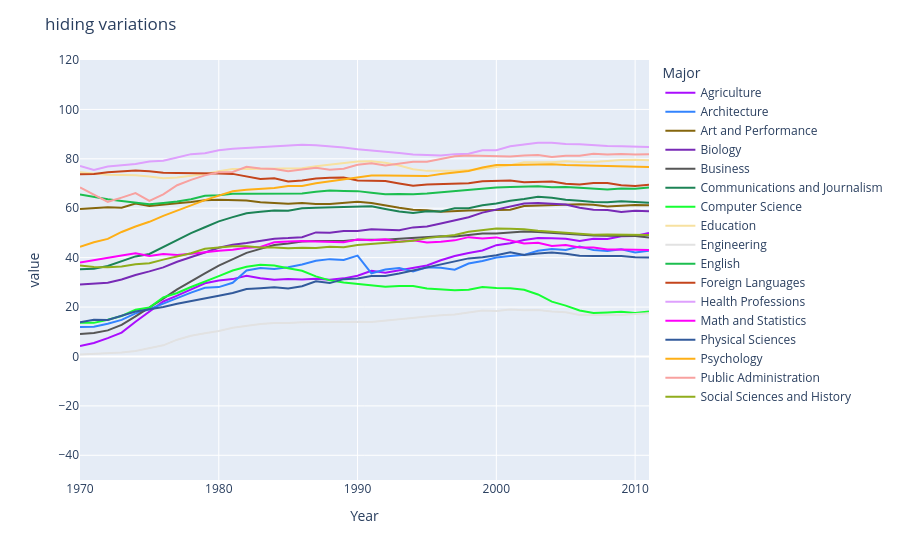

Notebook cell for this chart:
### Code cell
fig = px.line(df_melt, x='Year', y='value',color="Major",color_discrete_sequence=px.colors.qualitative.Alphabet)
fig.update_layout(title='hiding variations', yaxis=dict(range=[-50, 120]))
fig.show()

### Figure 1 — Plotly figure (JSON) as saved in the notebook; plotly's stock layout.template omitted (floating-point values rounded to 4 significant figures)
{"data": [{"hovertemplate": "Major=Agriculture<br>Year=%{x}<br>value=%{y}<extra></extra>", "legendgroup": "Agriculture", "line": {"color": "#AA0DFE", "dash": "solid"}, "marker": {"symbol": "circle"}, "mode": "lines", "name": "Agriculture", "orientation": "v", "showlegend": true, "type": "scatter", "x": [1970, 1971, 1972, 1973, 1974, 1975, 1976, 1977, 1978, 1979, 1980, 1981, 1982, 1983, 1984, 1985, 1986, 1987, 1988, 1989, 1990, 1991, 1992, 1993, 1994, 1995, 1996, 1997, 1998, 1999, 2000, 2001, 2002, 2003, 2004, 2005, 2006, 2007, 2008, 2009, 2010, 2011], "xaxis": "x", "y": [4.23, 5.453, 7.421, 9.654, 14.07, 18.33, 22.25, 24.64, 27.15, 29.63, 30.76, 31.32, 32.64, 31.64, 31.09, 31.38, 31.2, 31.49, 31.09, 31.61, 32.7, 34.71, 33.93, 34.95, 36.03, 36.84, 38.97, 40.69, 41.91, 42.89, 45.06, 45.87, 47.13, 47.94, 47.89, 47.67, 46.79, 47.61, 47.57, 48.67, 48.73, 50.04], "yaxis": "y"}, {"hovertemplate": "Major=Architecture<br>Year=%{x}<br>value=%{y}<extra></extra>", "legendgroup": "Architecture", "line": {"color": "#3283FE", "dash": "solid"}, "marker": {"symbol": "circle"}, "mode": "lines", "name": "Architecture", "orientation": "v", "showlegend": true, "type": "scatter", "x": [1970, 1971, 1972, 1973, 1974, 1975, 1976, 1977, 1978, 1979, 1980, 1981, 1982, 1983, 1984, 1985, 1986, 1987, 1988, 1989, 1990, 1991, 1992, 1993, 1994, 1995, 1996, 1997, 1998, 1999, 2000, 2001, 2002, 2003, 2004, 2005, 2006, 2007, 2008, 2009, 2010, 2011], "xaxis": "x", "y": [11.92, 12.0, 13.21, 14.79, 17.44, 19.13, 21.39, 23.74, 25.85, 27.77, 28.08, 29.84, 34.82, 35.83, 35.45, 36.13, 37.24, 38.73, 39.4, 39.1, 40.82, 33.68, 35.2, 35.78, 34.43, 36.06, 35.93, 35.1, 37.6, 38.63, 40.02, 40.69, 41.13, 42.76, 43.47, 43.1, 44.5, 43.1, 42.71, 43.35, 42.07, 42.77], "yaxis": "y"}, {"hovertemplate": "Major=Art and Performance<br>Year=%{x}<br>value=%{y}<extra></extra>", "legendgroup": "Art and Performance", "line": {"color": "#85660D", "dash": "solid"}, "marker": {"symbol": "circle"}, "mode": "lines", "name": "Art and Performance", "orientation": "v", "showlegend": true, "type": "scatter", "x": [1970, 1971, 1972, 1973, 1974, 1975, 1976, 1977, 1978, 1979, 1980, 1981, 1982, 1983, 1984, 1985, 1986, 1987, 1988, 1989, 1990, 1991, 1992, 1993, 1994, 1995, 1996, 1997, 1998, 1999, 2000, 2001, 2002, 2003, 2004, 2005, 2006, 2007, 2008, 2009, 2010, 2011], "xaxis": "x", "y": [59.7, 59.9, 60.4, 60.2, 61.9, 60.9, 61.3, 62.0, 62.5, 63.2, 63.4, 63.3, 63.1, 62.4, 62.1, 61.8, 62.1, 61.7, 61.7, 62.0, 62.6, 62.1, 61.0, 60.2, 59.4, 59.2, 58.6, 58.7, 59.1, 59.2, 59.2, 59.4, 60.9, 61.1, 61.3, 61.4, 61.6, 61.4, 60.7, 61.0, 61.3, 61.2], "yaxis": "y"}, {"hovertemplate": "Major=Biology<br>Year=%{x}<br>value=%{y}<extra></extra>", "legendgroup": "Biology", "line": {"color": "#782AB6", "dash": "solid"}, "marker": {"symbol": "circle"}, "mode": "lines", "name": "Biology", "orientation": "v", "showlegend": true, "type": "scatter", "x": [1970, 1971, 1972, 1973, 1974, 1975, 1976, 1977, 1978, 1979, 1980, 1981, 1982, 1983, 1984, 1985, 1986, 1987, 1988, 1989, 1990, 1991, 1992, 1993, 1994, 1995, 1996, 1997, 1998, 1999, 2000, 2001, 2002, 2003, 2004, 2005, 2006, 2007, 2008, 2009, 2010, 2011], "xaxis": "x", "y": [29.09, 29.39, 29.81, 31.15, 33.0, 34.45, 36.07, 38.33, 40.11, 42.07, 44.0, 45.25, 45.97, 46.71, 47.67, 47.91, 48.3, 50.21, 50.1, 50.77, 50.82, 51.47, 51.35, 51.12, 52.25, 52.6, 53.79, 55.0, 56.35, 58.23, 59.39, 60.71, 61.9, 62.17, 61.91, 61.5, 60.17, 59.41, 59.31, 58.49, 59.01, 58.74], "yaxis": "y"}, {"hovertemplate": "Major=Business<br>Year=%{x}<br>value=%{y}<extra></extra>", "legendgroup": "Business", "line": {"color": "#565656", "dash": "solid"}, "marker": {"symbol": "circle"}, "mode": "lines", "name": "Business", "orientation": "v", "showlegend": true, "type": "scatter", "x": [1970, 1971, 1972, 1973, 1974, 1975, 1976, 1977, 1978, 1979, 1980, 1981, 1982, 1983, 1984, 1985, 1986, 1987, 1988, 1989, 1990, 1991, 1992, 1993, 1994, 1995, 1996, 1997, 1998, 1999, 2000, 2001, 2002, 2003, 2004, 2005, 2006, 2007, 2008, 2009, 2010, 2011], "xaxis": "x", "y": [9.064, 9.503, 10.56, 12.8, 16.2, 19.69, 23.43, 27.16, 30.53, 33.62, 36.77, 39.27, 41.95, 43.54, 45.12, 45.75, 46.53, 46.69, 46.76, 46.78, 47.2, 47.22, 47.22, 47.64, 47.98, 48.57, 48.65, 48.56, 49.26, 49.81, 49.8, 50.28, 50.55, 50.35, 49.95, 49.79, 49.21, 49.0, 48.89, 48.84, 48.76, 48.18], "yaxis": "y"}, {"hovertemplate": "Major=Communications and Journalism<br>Year=%{x}<br>value=%{y}<extra></extra>", "legendgroup": "Communications and Journalism", "line": {"color": "#1C8356", "dash": "solid"}, "marker": {"symbol": "circle"}, "mode": "lines", "name": "Communications and Journalism", "orientation": "v", "showlegend": true, "type": "scatter", "x": [1970, 1971, 1972, 1973, 1974, 1975, 1976, 1977, 1978, 1979, 1980, 1981, 1982, 1983, 1984, 1985, 1986, 1987, 1988, 1989, 1990, 1991, 1992, 1993, 1994, 1995, 1996, 1997, 1998, 1999, 2000, 2001, 2002, 2003, 2004, 2005, 2006, 2007, 2008, 2009, 2010, 2011], "xaxis": "x", "y": [35.3, 35.5, 36.6, 38.4, 40.5, 41.5, 44.3, 46.9, 49.9, 52.3, 54.7, 56.4, 58.0, 58.6, 59.1, 59.0, 60.0, 60.2, 60.4, 60.5, 60.8, 60.8, 59.7, 58.7, 58.1, 58.8, 58.7, 60.0, 60.0, 61.2, 61.9, 63.0, 63.7, 64.6, 64.2, 63.4, 63.0, 62.5, 62.4, 62.8, 62.5, 62.2], "yaxis": "y"}, {"hovertemplate": "Major=Computer Science<br>Year=%{x}<br>value=%{y}<extra></extra>", "legendgroup": "Computer Science", "line": {"color": "#16FF32", "dash": "solid"}, "marker": {"symbol": "circle"}, "mode": "lines", "name": "Computer Science", "orientation": "v", "showlegend": true, "type": "scatter", "x": [1970, 1971, 1972, 1973, 1974, 1975, 1976, 1977, 1978, 1979, 1980, 1981, 1982, 1983, 1984, 1985, 1986, 1987, 1988, 1989, 1990, 1991, 1992, 1993, 1994, 1995, 1996, 1997, 1998, 1999, 2000, 2001, 2002, 2003, 2004, 2005, 2006, 2007, 2008, 2009, 2010, 2011], "xaxis": "x", "y": [13.6, 13.6, 14.9, 16.4, 18.9, 19.8, 23.9, 25.7, 28.1, 30.2, 32.5, 34.8, 36.3, 37.1, 36.8, 35.7, 34.7, 32.4, 30.8, 29.9, 29.4, 28.7, 28.2, 28.5, 28.5, 27.5, 27.1, 26.8, 27.0, 28.1, 27.7, 27.6, 27.0, 25.1, 22.2, 20.6, 18.6, 17.6, 17.8, 18.1, 17.6, 18.2], "yaxis": "y"}, {"hovertemplate": "Major=Education<br>Year=%{x}<br>value=%{y}<extra></extra>", "legendgroup": "Education", "line": {"color": "#F7E1A0", "dash": "solid"}, "marker": {"symbol": "circle"}, "mode": "lines", "name": "Education", "orientation": "v", "showlegend": true, "type": "scatter", "x": [1970, 1971, 1972, 1973, 1974, 1975, 1976, 1977, 1978, 1979, 1980, 1981, 1982, 1983, 1984, 1985, 1986, 1987, 1988, 1989, 1990, 1991, 1992, 1993, 1994, 1995, 1996, 1997, 1998, 1999, 2000, 2001, 2002, 2003, 2004, 2005, 2006, 2007, 2008, 2009, 2010, 2011], "xaxis": "x", "y": [74.54, 74.15, 73.55, 73.5, 73.34, 72.8, 72.17, 72.46, 73.19, 73.82, 74.98, 75.85, 75.84, 75.95, 75.87, 75.92, 76.14, 76.96, 77.63, 78.11, 78.87, 78.99, 78.44, 77.27, 75.81, 75.13, 75.04, 75.16, 75.49, 75.84, 76.69, 77.38, 78.64, 78.54, 78.65, 79.07, 78.69, 78.72, 79.2, 79.53, 79.62, 79.43], "yaxis": "y"}, {"hovertemplate": "Major=Engineering<br>Year=%{x}<br>value=%{y}<extra></extra>", "legendgroup": "Engineering", "line": {"color": "#E2E2E2", "dash": "solid"}, "marker": {"symbol": "circle"}, "mode": "lines", "name": "Engineering", "orientation": "v", "showlegend": true, "type": "scatter", "x": [1970, 1971, 1972, 1973, 1974, 1975, 1976, 1977, 1978, 1979, 1980, 1981, 1982, 1983, 1984, 1985, 1986, 1987, 1988, 1989, 1990, 1991, 1992, 1993, 1994, 1995, 1996, 1997, 1998, 1999, 2000, 2001, 2002, 2003, 2004, 2005, 2006, 2007, 2008, 2009, 2010, 2011], "xaxis": "x", "y": [0.8, 1.0, 1.2, 1.6, 2.2, 3.2, 4.5, 6.8, 8.4, 9.4, 10.3, 11.6, 12.4, 13.1, 13.5, 13.5, 13.9, 14.0, 13.9, 14.1, 14.1, 14.0, 14.5, 14.9, 15.7, 16.2, 16.7, 17.0, 17.8, 18.6, 18.4, 19.0, 18.7, 18.8, 18.2, 17.9, 16.8, 16.8, 16.5, 16.8, 17.2, 17.5], "yaxis": "y"}, {"hovertemplate": "Major=English<br>Year=%{x}<br>value=%{y}<extra></extra>", "legendgroup": "English", "line": {"color": "#1CBE4F", "dash": "solid"}, "marker": {"symbol": "circle"}, "mode": "lines", "name": "English", "orientation": "v", "showlegend": true, "type": "scatter", "x": [1970, 1971, 1972, 1973, 1974, 1975, 1976, 1977, 1978, 1979, 1980, 1981, 1982, 1983, 1984, 1985, 1986, 1987, 1988, 1989, 1990, 1991, 1992, 1993, 1994, 1995, 1996, 1997, 1998, 1999, 2000, 2001, 2002, 2003, 2004, 2005, 2006, 2007, 2008, 2009, 2010, 2011], "xaxis": "x", "y": [65.57, 64.56, 63.66, 62.94, 62.41, 61.65, 62.15, 62.72, 63.62, 65.09, 65.28, 65.84, 65.85, 65.92, 65.75, 65.8, 65.98, 66.71, 67.14, 67.02, 66.92, 66.24, 65.62, 65.73, 65.64, 65.94, 66.44, 66.79, 67.26, 67.82, 68.37, 68.58, 68.83, 68.89, 68.45, 68.57, 68.3, 67.87, 67.59, 67.97, 67.93, 68.43], "yaxis": "y"}, {"hovertemplate": "Major=Foreign Languages<br>Year=%{x}<br>value=%{y}<extra></extra>", "legendgroup": "Foreign Languages", "line": {"color": "#C4451C", "dash": "solid"}, "marker": {"symbol": "circle"}, "mode": "lines", "name": "Foreign Languages", "orientation": "v", "showlegend": true, "type": "scatter", "x": [1970, 1971, 1972, 1973, 1974, 1975, 1976, 1977, 1978, 1979, 1980, 1981, 1982, 1983, 1984, 1985, 1986, 1987, 1988, 1989, 1990, 1991, 1992, 1993, 1994, 1995, 1996, 1997, 1998, 1999, 2000, 2001, 2002, 2003, 2004, 2005, 2006, 2007, 2008, 2009, 2010, 2011], "xaxis": "x", "y": [73.8, 73.9, 74.6, 74.9, 75.3, 75.0, 74.4, 74.3, 74.3, 74.2, 74.1, 73.9, 72.7, 71.8, 72.1, 70.8, 71.2, 72.0, 72.3, 72.4, 71.2, 71.1, 71.0, 70.0, 69.1, 69.6, 69.7, 70.0, 70.1, 70.9, 70.9, 71.2, 70.5, 70.6, 70.8, 69.9, 69.6, 70.2, 70.2, 69.3, 69.0, 69.5], "yaxis": "y"}, {"hovertemplate": "Major=Health Professions<br>Year=%{x}<br>value=%{y}<extra></extra>", "legendgroup": "Health Professions", "line": {"color": "#DEA0FD", "dash": "solid"}, "marker": {"symbol": "circle"}, "mode": "lines", "name": "Health Professions", "orientation": "v", "showlegend": true, "type": "scatter", "x": [1970, 1971, 1972, 1973, 1974, 1975, 1976, 1977, 1978, 1979, 1980, 1981, 1982, 1983, 1984, 1985, 1986, 1987, 1988, 1989, 1990, 1991, 1992, 1993, 1994, 1995, 1996, 1997, 1998, 1999, 2000, 2001, 2002, 2003, 2004, 2005, 2006, 2007, 2008, 2009, 2010, 2011], "xaxis": "x", "y": [77.1, 75.5, 76.9, 77.4, 77.9, 78.9, 79.2, 80.5, 81.9, 82.3, 83.5, 84.1, 84.4, 84.6, 85.1, 85.3, 85.7, 85.5, 85.2, 84.6, 83.9, 83.5, 83.0, 82.4, 81.8, 81.5, 81.3, 81.9, 82.1, 83.5, 83.5, 85.1, 85.8, 86.5, 86.5, 86.0, 85.9, 85.4, 85.2, 85.1, 85.0, 84.8], "yaxis": "y"}, {"hovertemplate": "Major=Math and Statistics<br>Year=%{x}<br>value=%{y}<extra></extra>", "legendgroup": "Math and Statistics", "line": {"color": "#FE00FA", "dash": "solid"}, "marker": {"symbol": "circle"}, "mode": "lines", "name": "Math and Statistics", "orientation": "v", "showlegend": true, "type": "scatter", "x": [1970, 1971, 1972, 1973, 1974, 1975, 1976, 1977, 1978, 1979, 1980, 1981, 1982, 1983, 1984, 1985, 1986, 1987, 1988, 1989, 1990, 1991, 1992, 1993, 1994, 1995, 1996, 1997, 1998, 1999, 2000, 2001, 2002, 2003, 2004, 2005, 2006, 2007, 2008, 2009, 2010, 2011], "xaxis": "x", "y": [38.0, 39.0, 40.2, 40.9, 41.8, 40.7, 41.5, 41.1, 41.6, 42.3, 42.8, 43.2, 44.0, 44.3, 46.2, 46.5, 46.7, 46.5, 46.2, 46.2, 47.3, 47.0, 47.4, 46.4, 47.0, 46.1, 46.4, 47.0, 48.3, 47.8, 48.2, 47.0, 45.7, 46.0, 44.7, 45.1, 44.1, 44.1, 43.3, 43.3, 43.1, 43.1], "yaxis": "y"}, {"hovertemplate": "Major=Physical Sciences<br>Year=%{x}<br>value=%{y}<extra></extra>", "legendgroup": "Physical Sciences", "line": {"color": "#325A9B", "dash": "solid"}, "marker": {"symbol": "circle"}, "mode": "lines", "name": "Physical Sciences", "orientation": "v", "showlegend": true, "type": "scatter", "x": [1970, 1971, 1972, 1973, 1974, 1975, 1976, 1977, 1978, 1979, 1980, 1981, 1982, 1983, 1984, 1985, 1986, 1987, 1988, 1989, 1990, 1991, 1992, 1993, 1994, 1995, 1996, 1997, 1998, 1999, 2000, 2001, 2002, 2003, 2004, 2005, 2006, 2007, 2008, 2009, 2010, 2011], "xaxis": "x", "y": [13.8, 14.9, 14.8, 16.5, 18.2, 19.1, 20.0, 21.3, 22.5, 23.7, 24.6, 25.7, 27.3, 27.6, 28.0, 27.5, 28.4, 30.4, 29.7, 31.3, 31.6, 32.6, 32.6, 33.6, 34.8, 35.9, 37.3, 38.3, 39.7, 40.2, 41.0, 42.2, 41.1, 41.7, 42.1, 41.6, 40.8, 40.7, 40.7, 40.7, 40.2, 40.1], "yaxis": "y"}, {"hovertemplate": "Major=Psychology<br>Year=%{x}<br>value=%{y}<extra></extra>", "legendgroup": "Psychology", "line": {"color": "#FEAF16", "dash": "solid"}, "marker": {"symbol": "circle"}, "mode": "lines", "name": "Psychology", "orientation": "v", "showlegend": true, "type": "scatter", "x": [1970, 1971, 1972, 1973, 1974, 1975, 1976, 1977, 1978, 1979, 1980, 1981, 1982, 1983, 1984, 1985, 1986, 1987, 1988, 1989, 1990, 1991, 1992, 1993, 1994, 1995, 1996, 1997, 1998, 1999, 2000, 2001, 2002, 2003, 2004, 2005, 2006, 2007, 2008, 2009, 2010, 2011], "xaxis": "x", "y": [44.4, 46.2, 47.6, 50.4, 52.6, 54.5, 56.9, 59.0, 61.3, 63.3, 65.1, 66.9, 67.5, 67.9, 68.2, 69.0, 69.0, 70.1, 70.9, 71.6, 72.6, 73.2, 73.2, 73.1, 72.9, 73.0, 73.9, 74.4, 75.1, 76.5, 77.5, 77.5, 77.7, 77.8, 77.8, 77.5, 77.4, 77.1, 77.2, 77.1, 77.0, 76.7], "yaxis": "y"}, {"hovertemplate": "Major=Public Administration<br>Year=%{x}<br>value=%{y}<extra></extra>", "legendgroup": "Public Administration", "line": {"color": "#F8A19F", "dash": "solid"}, "marker": {"symbol": "circle"}, "mode": "lines", "name": "Public Administration", "orientation": "v", "showlegend": true, "type": "scatter", "x": [1970, 1971, 1972, 1973, 1974, 1975, 1976, 1977, 1978, 1979, 1980, 1981, 1982, 1983, 1984, 1985, 1986, 1987, 1988, 1989, 1990, 1991, 1992, 1993, 1994, 1995, 1996, 1997, 1998, 1999, 2000, 2001, 2002, 2003, 2004, 2005, 2006, 2007, 2008, 2009, 2010, 2011], "xaxis": "x", "y": [68.4, 65.5, 62.6, 64.3, 66.1, 63.0, 65.6, 69.3, 71.5, 73.3, 74.6, 74.7, 76.8, 76.1, 75.9, 75.0, 75.7, 76.4, 75.6, 76.0, 77.6, 78.2, 77.3, 78.0, 78.8, 78.8, 79.8, 81.0, 81.3, 81.1, 81.1, 80.9, 81.3, 81.5, 80.7, 81.2, 81.2, 82.1, 81.7, 82.0, 81.7, 81.9], "yaxis": "y"}, {"hovertemplate": "Major=Social Sciences and History<br>Year=%{x}<br>value=%{y}<extra></extra>", "legendgroup": "Social Sciences and History", "line": {"color": "#90AD1C", "dash": "solid"}, "marker": {"symbol": "circle"}, "mode": "lines", "name": "Social Sciences and History", "orientation": "v", "showlegend": true, "type": "scatter", "x": [1970, 1971, 1972, 1973, 1974, 1975, 1976, 1977, 1978, 1979, 1980, 1981, 1982, 1983, 1984, 1985, 1986, 1987, 1988, 1989, 1990, 1991, 1992, 1993, 1994, 1995, 1996, 1997, 1998, 1999, 2000, 2001, 2002, 2003, 2004, 2005, 2006, 2007, 2008, 2009, 2010, 2011], "xaxis": "x", "y": [36.8, 36.2, 36.1, 36.4, 37.3, 37.7, 39.2, 40.5, 41.8, 43.6, 44.2, 44.6, 44.6, 44.1, 44.1, 43.8, 44.0, 43.9, 44.4, 44.2, 45.1, 45.5, 45.8, 46.1, 46.8, 47.9, 48.7, 49.2, 50.5, 51.2, 51.8, 51.7, 51.5, 50.9, 50.5, 50.0, 49.8, 49.3, 49.4, 49.4, 49.3, 49.2], "yaxis": "y"}], "layout": {"legend": {"title": {"text": "Major"}, "tracegroupgap": 0}, "margin": {"t": 60}, "title": {"text": "hiding variations"}, "xaxis": {"anchor": "y", "domain": [0, 1], "title": {"text": "Year"}}, "yaxis": {"anchor": "x", "domain": [0, 1], "range": [-50, 120], "title": {"text": "value"}}}}
